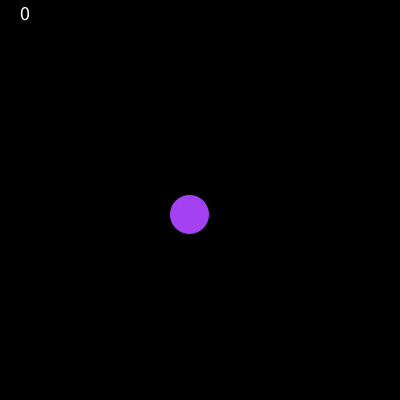
Frame 1 (no input)
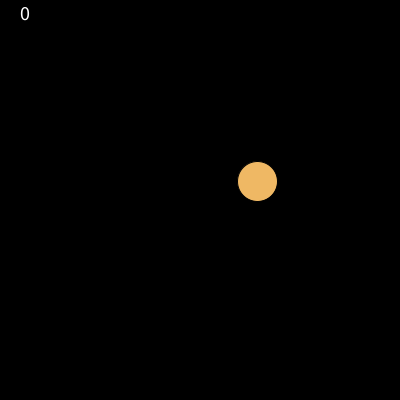
Frame 60 (the mouse pressed at the canvas centre just before this capture)
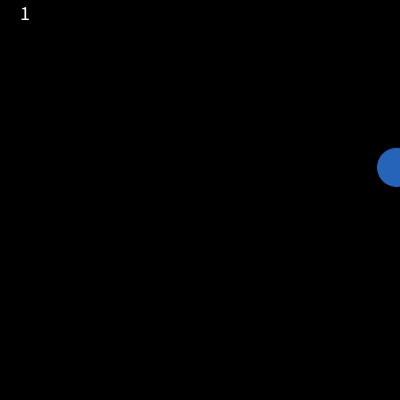
Frame 120 (the mouse held since frame 60 and released just before this capture)

The Processing sketch that drew these frames (run headless with seeded random() and noise(); from frame 60 on, the mouse is pressed at the canvas centre):

// Processing sketch: sketch_3c
// ── sketch_3c.pde
float x=200.0;
float y = 200.0;
int d=40;
float r;
float g;
float b;
int p=0;


void setup() {

  size(400, 400);
  textSize(20);
}


void draw() {
  background(0);
  r=random(0, 255);
  g=random(0, 255);
  b=random(0, 255);

  fill(r, g, b);
  x+=random(-20, 20);
  if (x<0) {
    x=0;
  } else if (x>width) {
    x=width;
  }
  y+=random(-20, 20);
  if (y<0) {
    y=0;
  } else if (y>height) {
    y=height;
  }
  ellipse(x, y, d, d);

  if (get(mouseX, mouseY)==color(r, g, b)) {
    p++;
  }

  fill(255);
  text(p, 20, 20);
}
